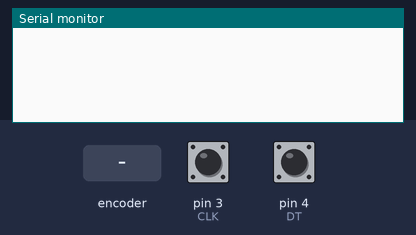
The sketch below on a simulated Arduino Uno, built with avr-gcc and run on an emulated ATmega328P. On the bench: the last lines printed to the serial monitor. Inputs (shaded band) come from the test bench; at power-on: pin 3 (CLK) HIGH, pin 4 (DT) HIGH.

Above: at 1.2 s.
1.3 s: rotary encoder on pin 3 (CLK) / pin 4 (DT) turned 1 step (first pin leading)
At 2.0 s:
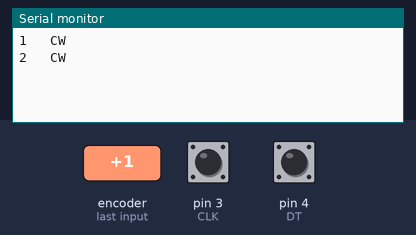
3.0 s: rotary encoder on pin 3 (CLK) / pin 4 (DT) turned 2 steps (second pin leading)
At 4.4 s:
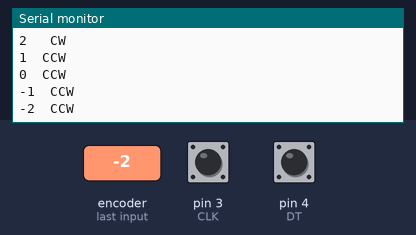
Timing chart, 0 to 6.0 s (numbered marks = the images above; inputs shaded):
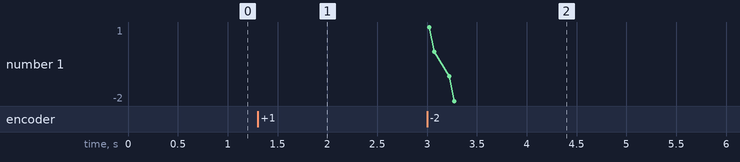

Measured:
- after the input at 1.3 s, the serial monitor: prints a new line at once (image 1)
- after the input at 3.0 s, the serial monitor: prints a new line at once (image 2)

The sketch:

ROTARY_ENCODER.ino
```cpp
int CLK = 3;
int DT = 4;

int CLK_last;
int CLK_present;
int Count = 0;

void setup() {
  pinMode(CLK, INPUT);
  pinMode(DT, INPUT);
  CLK_last = digitalRead(CLK);
  Serial.begin(9600);
}

/*
Hardware errors
630   CW
631   CW
630  CCW
631   CW
632   CW
*/

void loop() {
  CLK_present = digitalRead(CLK);
  if (CLK_present != CLK_last) {
    if (digitalRead(DT) != CLK_present) {
      Count++;
      Serial.print(Count);
      Serial.println("   CW");
    }
    else {
      Count--;
      Serial.print(Count);
      Serial.println("  CCW");
    }
    CLK_last = CLK_present;
  }
}
```
